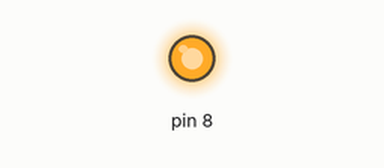
This sketch was run on a simulated Arduino Uno, built with avr-gcc and run on an emulated ATmega328P. Parts: output pins drawn as LEDs (lit = HIGH).

Above: at 0.2 s.
At 9.3 s:
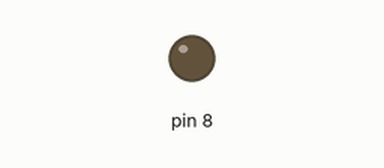
Timing chart, 0 to 14.3 s (numbered marks = the images above):
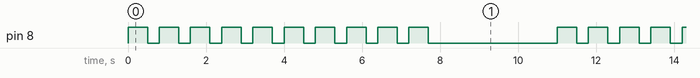

The sketch:

week1_zad1_9.ino
```cpp
int x = 0;
void setup() {
  pinMode(8, OUTPUT);
  digitalWrite(8, LOW);
}

void loop() {
  while(true) {
    if(x < 10) {
      x = x + 1;
      digitalWrite(8, HIGH);
      delay(500);
      digitalWrite(8, LOW);
      delay(300);
    } else {
      delay(3000);
      x = 0;
    }
  }
}
```

Measured:
- by itself, pin 8: repeats every 11.0 s: 9 × (LOW 0.30 s, HIGH 0.50 s), LOW 3.3 s, HIGH 0.50 s
- by itself, everything shown: repeats every 11.0 s, in 20 steps
